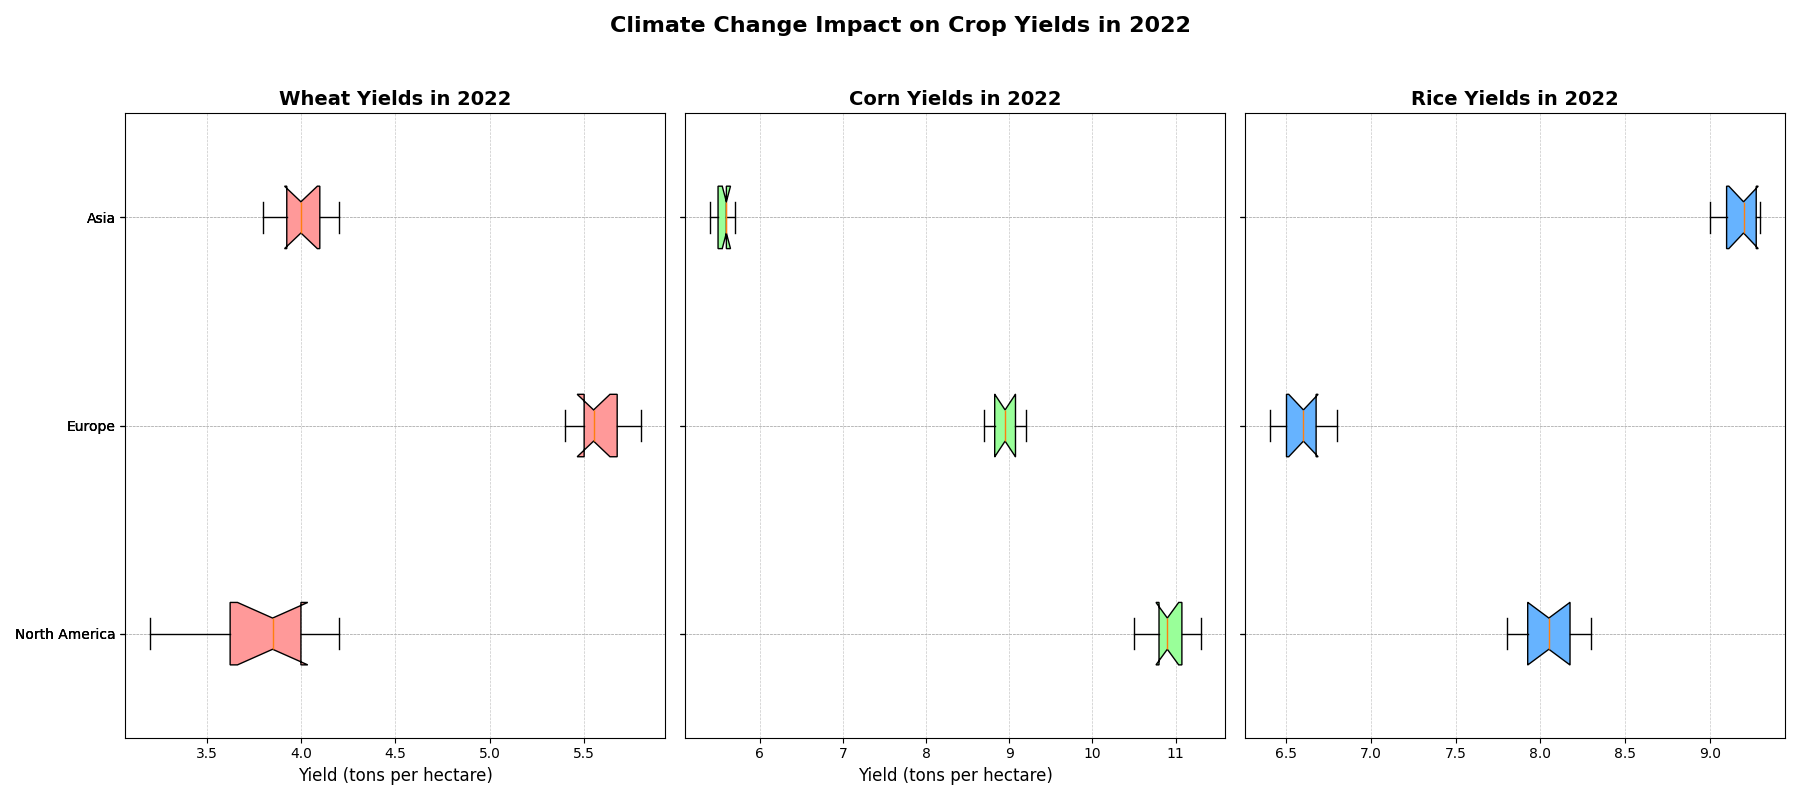

Write Python code to recreate this figure.
import matplotlib.pyplot as plt
import numpy as np

# Define regions and crops
regions = ['North America', 'Europe', 'Asia']

# Data representing crop yields for 2022
# North America data
wheat_na = [3.2, 3.5, 3.6, 4.0, 4.2, 3.9, 4.1, 3.8, 4.0, 3.7]
corn_na = [10.5, 11.0, 11.2, 10.8, 10.9, 11.1, 10.7, 10.8, 11.3, 10.9]
rice_na = [7.8, 8.0, 7.9, 8.2, 8.3, 8.1, 8.0, 7.8, 8.2, 8.1]

# Europe data
wheat_eu = [5.5, 5.4, 5.6, 5.7, 5.8, 5.5, 5.6, 5.4, 5.7, 5.5]
corn_eu = [9.0, 8.8, 8.9, 9.2, 9.1, 8.7, 9.0, 9.1, 8.8, 8.9]
rice_eu = [6.5, 6.6, 6.7, 6.5, 6.8, 6.4, 6.6, 6.5, 6.6, 6.7]

# Asia data
wheat_as = [3.8, 3.9, 4.0, 4.1, 4.2, 4.0, 4.1, 3.9, 4.0, 4.1]
corn_as = [5.5, 5.6, 5.7, 5.6, 5.5, 5.7, 5.6, 5.5, 5.4, 5.6]
rice_as = [9.2, 9.3, 9.1, 9.2, 9.3, 9.1, 9.2, 9.0, 9.3, 9.1]

data_wheat = [wheat_na, wheat_eu, wheat_as]
data_corn = [corn_na, corn_eu, corn_as]
data_rice = [rice_na, rice_eu, rice_as]

# Create subplots
fig, axes = plt.subplots(1, 3, figsize=(18, 8), sharey=True)

# Titles
axes[0].set_title('Wheat Yields in 2022', fontsize=14, fontweight='bold')
axes[1].set_title('Corn Yields in 2022', fontsize=14, fontweight='bold')
axes[2].set_title('Rice Yields in 2022', fontsize=14, fontweight='bold')

# Plot Wheat Yields
box_wheat = axes[0].boxplot(data_wheat, vert=False, patch_artist=True, labels=regions, notch=True)
for patch in box_wheat['boxes']:
    patch.set_facecolor('#FF9999')
axes[0].set_xlabel('Yield (tons per hectare)', fontsize=12)

# Plot Corn Yields
box_corn = axes[1].boxplot(data_corn, vert=False, patch_artist=True, labels=regions, notch=True)
for patch in box_corn['boxes']:
    patch.set_facecolor('#99FF99')
axes[1].set_xlabel('Yield (tons per hectare)', fontsize=12)

# Plot Rice Yields
box_rice = axes[2].boxplot(data_rice, vert=False, patch_artist=True, labels=regions, notch=True)
for patch in box_rice['boxes']:
    patch.set_facecolor('#66B3FF')

# Add grid
for ax in axes:
    ax.grid(True, linestyle='--', linewidth=0.5, alpha=0.7)
    ax.set_axisbelow(True)

fig.suptitle('Climate Change Impact on Crop Yields in 2022', fontsize=16, fontweight='bold', y=0.98)
plt.tight_layout(rect=[0, 0, 1, 0.95])
plt.show()
